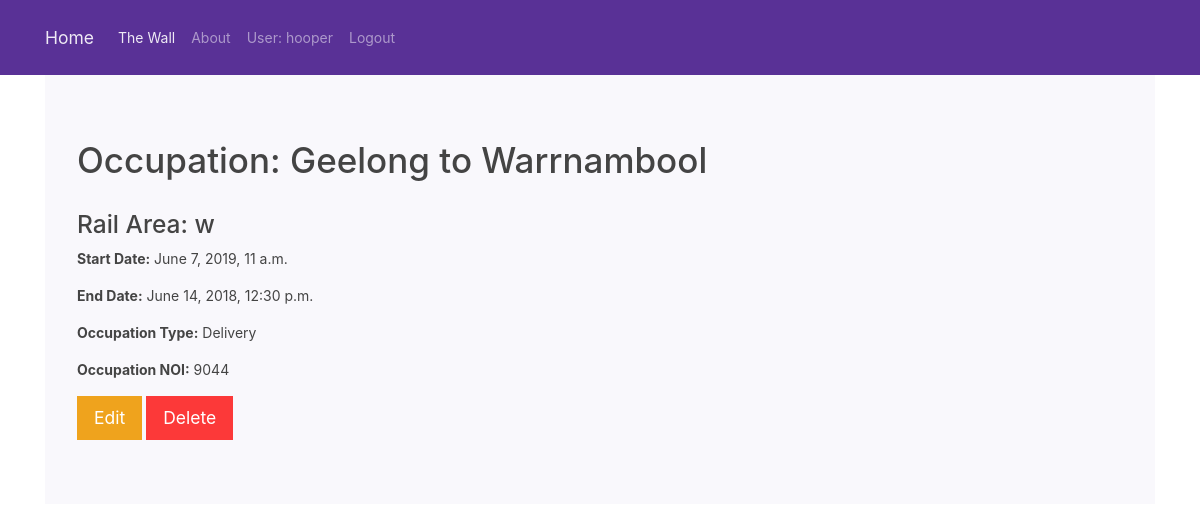
The app's page /the_wall/occupation/1/ (signed in), older data.
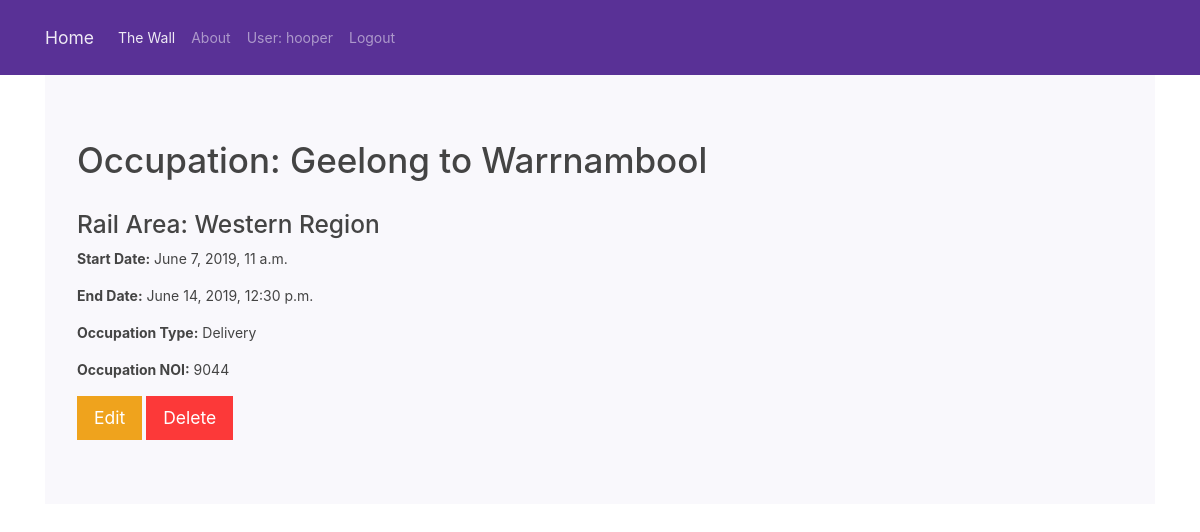
The same page, newer data.
### the_wall/models.py (models this page shows, shortened)
class Occupation(models.Model):
    occupation_noi = models.PositiveIntegerField()
    system_line = models.CharField(max_length = 100, help_text='Enter the System Line e.g. Sunbury to Bendigo.')
    occupation_start_date = models.DateTimeField()
    occupation_end_date = models.DateTimeField()
    occupation_type = models.CharField(max_length = 50, help_text='Enter the Occupation Type e.g. BLU')
    AREA_CHOICE = (('Western Region', 'Western Region'),('North/North-East Region', 'North/North-East Region'),('Central & Eastern Region', 'Central & Eastern Region'))
    rail_area = models.CharField(max_length = 50,choices=AREA_CHOICE, help_text='Enter the Rail Area Type e.g. North/North-East')
    class Meta:
        ordering = ['occupation_start_date']

### the_wall/views.py (the view)
# urls.py: path('occupation/<int:pk>/',views.OccupationDetailView.as_view(),name='occupation_detail'),
class OccupationDetailView(LoginRequiredMixin,DetailView):
    login_url = '/accounts/login'
    redirect_field_name = ''
    model = Occupation
    paginate_by = 50

### the_wall/templates/the_wall/occupation_detail.html
{% extends "base.html" %}
{% block content %}
<div class="container">
  <div class="jumbotron">
    <h1>Occupation: {{ occupation.system_line}}</h1><br>
    <h3>Rail Area: {{ occupation.rail_area}}</h3>
    <p><strong>Start Date:</strong> {{ occupation.occupation_start_date }}</a></p>
    <p><strong>End Date:</strong> {{ occupation.occupation_end_date }}</p>
    <p><strong>Occupation Type:</strong> {{ occupation.occupation_type}}</p>
    <p><strong>Occupation NOI:</strong> {{ occupation.occupation_noi }}</p>
    <a class="btn btn-warning btn-lg" href="{% url 'the_wall:occupation_update' occupation.id %}" role="button">Edit</a>
    <a class="btn btn-danger btn-lg" href="{% url 'the_wall:occupation_delete' occupation.id %}" role="button">Delete</a>
  </div>
</div>
{% endblock %}

Row changes from the older to the newer data that the page shows:
changed Occupation "Geelong to Warrnambool": rail_area "w" → "Western Region"; occupation_end_date "June 14, 2018, 12:30 p.m." → "June 14, 2019, 12:30 p.m."
